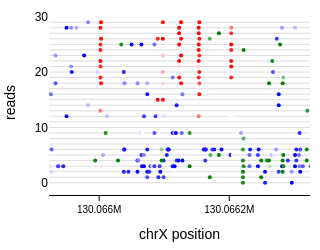

Here is the notebook cell this chart was saved with:
### Code cell
load_window_size = 100
fig = plot_read_browser.plot_read_browser(
    mod_file_name=output_dir / f"extract.{ctcf_output_id}" / "reads.combined_basemods.h5",
    motifs=["A,0", "GCH,1", "WCG,1"],
    region=FEATURED_SITE,
    thresh=0.75,
    window_size=load_window_size,
    span_full_window=True,
    width=0.8,
    # size=4,
    sort_by="WCG,1_mod_fraction"
)
fig.update_layout(
    width=200,# these values are in pixels
    height=250,    
    margin=dict(t=10, b=10, l=10, r=10),
    title={
        'text': "",
        'x': 0.5,
        'xanchor': 'center',
        'y': 0.9,  # Adjust the vertical position of the title
        'yanchor': 'top',
        'pad': {'b': 10} 
    },
    xaxis_title='ChrX position',
    yaxis_title='reads',
    font=dict(family="Arial", color='black')
)
fig.update_traces(marker_showscale=False)
fig.update_xaxes(
    ticks="outside",          # THE key one — draws the actual tick marks
    ticklen=5,                # length of each tick in px
    tickwidth=1,
    tickcolor="black",
    tickangle=0,              # horizontal labels
    showline=True,            # the axis baseline
    linecolor="black",
    linewidth=1,
    tickfont=dict(size=10, color="black"),
    nticks=4,                 # roughly matches the spacing in your target
)
fig.write_image(config.figure_dir / f"single_read_sorted_{FEATURED_SITE.replace(':', '_').replace('-', '_')}.svg", format="svg", scale=2)
fig.show()

### Figure 1 — Plotly figure (JSON) as saved in the notebook; plotly's stock layout.template omitted (floating-point values rounded to 4 significant figures; data arrays with more than 128 entries replaced by an {"elided": "..."} marker saying what was removed)
{"data": [{"hoverinfo": "text", "hovertext": "224ae384-27cc-4e2c-9d61-94c60d80c65d", "line": {"color": "lightgrey", "width": 0.8}, "marker": {"showscale": false}, "mode": "lines", "showlegend": false, "type": "scatter", "x": [130055420, 130111165], "y": [4, 4]}, {"hoverinfo": "text", "hovertext": "e559693d-2a98-4593-a53a-9e5a2205bd98", "line": {"color": "lightgrey", "width": 0.8}, "marker": {"showscale": false}, "mode": "lines", "showlegend": false, "type": "scatter", "x": [130040096, 130085966], "y": [7, 7]}, {"hoverinfo": "text", "hovertext": "43ee651c-4c7e-4130-9aff-bde13c4ed8af", "line": {"color": "lightgrey", "width": 0.8}, "marker": {"showscale": false}, "mode": "lines", "showlegend": false, "type": "scatter", "x": [130054113, 130087046], "y": [2, 2]}, {"hoverinfo": "text", "hovertext": "0f5f318f-6580-4314-9482-299aad1d5481", "line": {"color": "lightgrey", "width": 0.8}, "marker": {"showscale": false}, "mode": "lines", "showlegend": false, "type": "scatter", "x": [130049776, 130079839], "y": [14, 14]}, {"hoverinfo": "text", "hovertext": "92181d21-aedf-4351-9f14-45a019d3f2ac", "line": {"color": "lightgrey", "width": 0.8}, "marker": {"showscale": false}, "mode": "lines", "showlegend": false, "type": "scatter", "x": [130044283, 130068565], "y": [10, 10]}, {"hoverinfo": "text", "hovertext": "1d541fe0-2e7d-4e66-b927-facc78dba4ee", "line": {"color": "lightgrey", "width": 0.8}, "marker": {"showscale": false}, "mode": "lines", "showlegend": false, "type": "scatter", "x": [130049088, 130073356], "y": [28, 28]}, {"hoverinfo": "text", "hovertext": "9297bccc-1bcd-47c2-b34d-1f20d1ee4eeb", "line": {"color": "lightgrey", "width": 0.8}, "marker": {"showscale": false}, "mode": "lines", "showlegend": false, "type": "scatter", "x": [130048394, 130070937], "y": [6, 6]}, {"hoverinfo": "text", "hovertext": "a03af16d-586b-4c42-89b9-487074273eb9", "line": {"color": "lightgrey", "width": 0.8}, "marker": {"showscale": false}, "mode": "lines", "showlegend": false, "type": "scatter", "x": [130049559, 130071780], "y": [15, 15]}, {"hoverinfo": "text", "hovertext": "ca97622e-a2cb-47b9-9cb4-1ea17f636ccc", "line": {"color": "lightgrey", "width": 0.8}, "marker": {"showscale": false}, "mode": "lines", "showlegend": false, "type": "scatter", "x": [130060499, 130081967], "y": [26, 26]}, {"hoverinfo": "text", "hovertext": "489271da-e61c-4810-abd4-c5e74d84e8ec", "line": {"color": "lightgrey", "width": 0.8}, "marker": {"showscale": false}, "mode": "lines", "showlegend": false, "type": "scatter", "x": [130053827, 130071468], "y": [5, 5]}, {"hoverinfo": "text", "hovertext": "38095a4a-0b2a-4488-a21a-d987ef675f26", "line": {"color": "lightgrey", "width": 0.8}, "marker": {"showscale": false}, "mode": "lines", "showlegend": false, "type": "scatter", "x": [130062926, 130076011], "y": [13, 13]}, {"hoverinfo": "text", "hovertext": "461b93e2-6455-47cb-9106-528a9a8fa088", "line": {"color": "lightgrey", "width": 0.8}, "marker": {"showscale": false}, "mode": "lines", "showlegend": false, "type": "scatter", "x": [130063384, 130075584], "y": [24, 24]}, {"hoverinfo": "text", "hovertext": "13a8e2a9-fe27-4333-a755-42193cc4fc99", "line": {"color": "lightgrey", "width": 0.8}, "marker": {"showscale": false}, "mode": "lines", "showlegend": false, "type": "scatter", "x": [130058358, 130070414], "y": [21, 21]}, {"hoverinfo": "text", "hovertext": "69c2301c-438f-4712-84bf-f59355775635", "line": {"color": "lightgrey", "width": 0.8}, "marker": {"showscale": false}, "mode": "lines", "showlegend": false, "type": "scatter", "x": [130055542, 130067355], "y": [18, 18]}, {"hoverinfo": "text", "hovertext": "2fe64f26-5bb4-4ec8-a362-cd45c8825e66", "line": {"color": "lightgrey", "width": 0.8}, "marker": {"showscale": false}, "mode": "lines", "showlegend": false, "type": "scatter", "x": [130055534, 130067329], "y": [25, 25]}, {"hoverinfo": "text", "hovertext": "583f9309-4302-4f53-a0fd-00fac729b1e0", "line": {"color": "lightgrey", "width": 0.8}, "marker": {"showscale": false}, "mode": "lines", "showlegend": false, "type": "scatter", "x": [130058090, 130069411], "y": [20, 20]}, {"hoverinfo": "text", "hovertext": "bd309330-e186-4c5f-bcb5-9ff9c0958baa", "line": {"color": "lightgrey", "width": 0.8}, "marker": {"showscale": false}, "mode": "lines", "showlegend": false, "type": "scatter", "x": [130065172, 130076486], "y": [3, 3]}, {"hoverinfo": "text", "hovertext": "3b1d9b84-8e74-41ab-a91c-c3ce96c41933", "line": {"color": "lightgrey", "width": 0.8}, "marker": {"showscale": false}, "mode": "lines", "showlegend": false, "type": "scatter", "x": [130064572, 130075605], "y": [8, 8]}, {"hoverinfo": "text", "hovertext": "f2917bfc-337b-435a-a63f-c9207c8d6fe2", "line": {"color": "lightgrey", "width": 0.8}, "marker": {"showscale": false}, "mode": "lines", "showlegend": false, "type": "scatter", "x": [130061172, 130071328], "y": [23, 23]}, {"hoverinfo": "text", "hovertext": "c6a4bd32-bb7c-49a2-94df-2c53fbb4d619", "line": {"color": "lightgrey", "width": 0.8}, "marker": {"showscale": false}, "mode": "lines", "showlegend": false, "type": "scatter", "x": [130063875, 130073918], "y": [0, 0]}, {"hoverinfo": "text", "hovertext": "2b53fb4f-d521-4709-8694-9c75c88c4958", "line": {"color": "lightgrey", "width": 0.8}, "marker": {"showscale": false}, "mode": "lines", "showlegend": false, "type": "scatter", "x": [130057502, 130066892], "y": [17, 17]}, {"hoverinfo": "text", "hovertext": "52fab228-500f-4542-9279-4ce4d4cbd520", "line": {"color": "lightgrey", "width": 0.8}, "marker": {"showscale": false}, "mode": "lines", "showlegend": false, "type": "scatter", "x": [130058159, 130067446], "y": [29, 29]}, {"hoverinfo": "text", "hovertext": "efea9208-b49f-46e5-a9c8-5576ae4a8590", "line": {"color": "lightgrey", "width": 0.8}, "marker": {"showscale": false}, "mode": "lines", "showlegend": false, "type": "scatter", "x": [130060297, 130069024], "y": [9, 9]}, {"hoverinfo": "text", "hovertext": "26784a24-2070-4a7d-9d6a-e677095318a2", "line": {"color": "lightgrey", "width": 0.8}, "marker": {"showscale": false}, "mode": "lines", "showlegend": false, "type": "scatter", "x": [130058219, 130066609], "y": [12, 12]}, {"hoverinfo": "text", "hovertext": "e0dc4663-9ceb-4f4e-9d00-6475286f8df9", "line": {"color": "lightgrey", "width": 0.8}, "marker": {"showscale": false}, "mode": "lines", "showlegend": false, "type": "scatter", "x": [130064276, 130070761], "y": [19, 19]}, {"hoverinfo": "text", "hovertext": "693c4321-94e8-43ca-82cf-de5b53b653fd", "line": {"color": "lightgrey", "width": 0.8}, "marker": {"showscale": false}, "mode": "lines", "showlegend": false, "type": "scatter", "x": [130064275, 130070754], "y": [16, 16]}, {"hoverinfo": "text", "hovertext": "cda75c24-b8f1-4cd0-8951-3a4acb5d987b", "line": {"color": "lightgrey", "width": 0.8}, "marker": {"showscale": false}, "mode": "lines", "showlegend": false, "type": "scatter", "x": [130060304, 130066764], "y": [22, 22]}, {"hoverinfo": "text", "hovertext": "0f6da52b-e5ab-4246-ab5f-5a4ef3e9f411", "line": {"color": "lightgrey", "width": 0.8}, "marker": {"showscale": false}, "mode": "lines", "showlegend": false, "type": "scatter", "x": [130065808, 130071912], "y": [1, 1]}, {"hoverinfo": "text", "hovertext": "3fe315fc-8478-49cb-b619-5db50f1cec2e", "line": {"color": "lightgrey", "width": 0.8}, "marker": {"showscale": false}, "mode": "lines", "showlegend": false, "type": "scatter", "x": [130063724, 130068210], "y": [11, 11]}, {"hoverinfo": "text", "hovertext": "b893c634-d197-414a-a2f8-b8229cc59db6", "line": {"color": "lightgrey", "width": 0.8}, "marker": {"showscale": false}, "mode": "lines", "showlegend": false, "type": "scatter", "x": [130063715, 130067422], "y": [27, 27]}, {"customdata": {"elided": "1666x2 mixed values"}, "hovertemplate": "<b>Read</b>: %{customdata[0]}<br><b>Position</b>: %{x:,}<br><b>Probability</b>: %{customdata[1]:.2f}", "marker": {"cmax": 1, "cmin": 0.75, "color": {"elided": "1666 float values"}, "colorbar": {"thickness": 15, "tickmode": "array", "ticks": "outside", "ticktext": ["0.75", "1.0"], "tickvals": [0.752, 0.998], "title": {"side": "right", "text": "A,0 probability"}, "x": 1}, "colorscale": [[0, "white"], [1, "blue"]], "showscale": false, "size": 4}, "mode": "markers", "showlegend": false, "type": "scatter", "x": {"elided": "1666 int values"}, "y": {"elided": "1666 int values"}}, {"customdata": {"elided": "619x2 mixed values"}, "hovertemplate": "<b>Read</b>: %{customdata[0]}<br><b>Position</b>: %{x:,}<br><b>Probability</b>: %{customdata[1]:.2f}", "marker": {"cmax": 1, "cmin": 0.75, "color": {"elided": "619 float values"}, "colorbar": {"thickness": 15, "tickmode": "array", "ticks": "outside", "ticktext": ["0.75", "1.0"], "tickvals": [0.752, 0.998], "title": {"side": "right", "text": "GCH,1 probability"}, "x": 1.1}, "colorscale": [[0, "white"], [1, "green"]], "showscale": false, "size": 4}, "mode": "markers", "showlegend": false, "type": "scatter", "x": {"elided": "619 int values"}, "y": {"elided": "619 int values"}}, {"customdata": {"elided": "1030x2 mixed values"}, "hovertemplate": "<b>Read</b>: %{customdata[0]}<br><b>Position</b>: %{x:,}<br><b>Probability</b>: %{customdata[1]:.2f}", "marker": {"cmax": 1, "cmin": 0.75, "color": {"elided": "1030 float values"}, "colorbar": {"thickness": 15, "tickmode": "array", "ticks": "outside", "ticktext": ["0.75", "1.0"], "tickvals": [0.752, 0.998], "title": {"side": "right", "text": "WCG,1 probability"}, "x": 1.2}, "colorscale": [[0, "white"], [1, "red"]], "showscale": false, "size": 4}, "mode": "markers", "showlegend": false, "type": "scatter", "x": {"elided": "1030 int values"}, "y": {"elided": "1030 int values"}}], "layout": {"barmode": "overlay", "font": {"color": "black", "family": "Arial"}, "height": 250, "hovermode": "closest", "margin": {"b": 10, "l": 10, "r": 10, "t": 10}, "plot_bgcolor": "rgba(0,0,0,0)", "title": {"pad": {"b": 10}, "text": "", "x": 0.5, "xanchor": "center", "y": 0.9, "yanchor": "top"}, "width": 200, "xaxis": {"linecolor": "black", "linewidth": 1, "nticks": 4, "range": [130065923, 130066324], "showline": true, "tickangle": 0, "tickcolor": "black", "tickfont": {"color": "black", "size": 10}, "ticklen": 5, "ticks": "outside", "tickwidth": 1, "title": {"text": "chrX position"}}, "yaxis": {"title": {"text": "reads"}}}}
